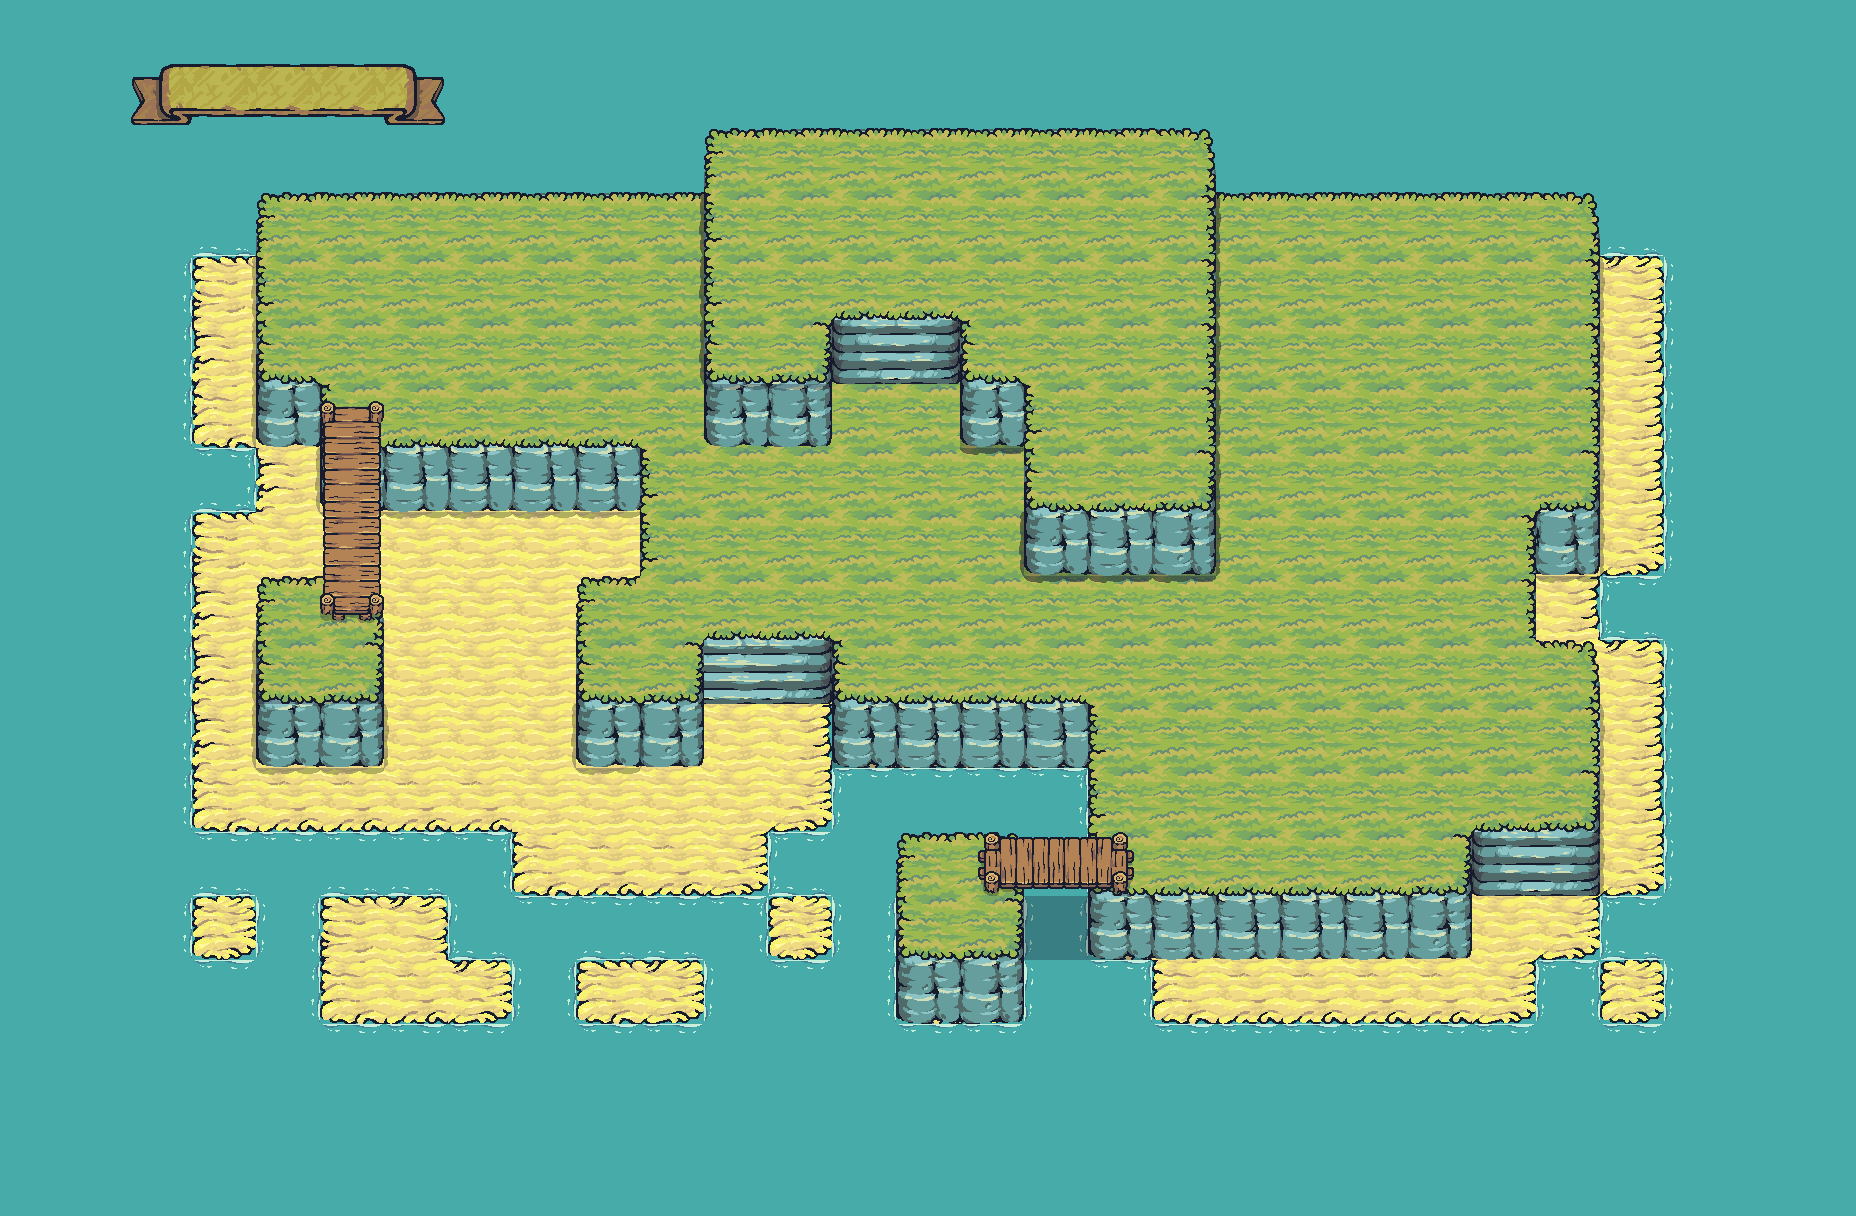

A level layout from a 2D game, rendered from its tile map. Below: a short description, then the map file with tile-grid data replaced by summaries:
An orthogonal 29x19 tile map with 64x64 px tiles, 21 tile layers (seat, land, right, left, ...), 3 hidden layers not drawn, 8 tilesets and 6 objects.

<map version="1.10" tiledversion="1.11.0" orientation="orthogonal" renderorder="right-down" width="29" height="19" tilewidth="64" tileheight="64" infinite="0" nextlayerid="53" nextobjectid="32">
 <editorsettings>
  <export target="map.json" format="json" />
 </editorsettings>
 <tileset firstgid="1" name="water" tilewidth="64" tileheight="64" tilecount="1" columns="1">
  <image source="../tiny-swords-update-010/Terrain/Water/Water.png" width="64" height="64" />
 </tileset>
 <tileset firstgid="2" name="land-flat" tilewidth="64" tileheight="64" tilecount="40" columns="10">
  <image source="../tiny-swords-update-010/Terrain/Ground/Tilemap_Flat.png" width="640" height="256" />
 </tileset>
 <tileset firstgid="42" name="land-elevation" tilewidth="64" tileheight="64" tilecount="32" columns="4">
  <image source="../tiny-swords-update-010/Terrain/Ground/Tilemap_Elevation.png" width="256" height="512" />
 </tileset>
 <tileset firstgid="74" name="shadows-ground" tilewidth="64" tileheight="64" tilecount="9" columns="3">
  <image source="../tiny-swords-update-010/Terrain/Ground/Shadows.png" width="192" height="192" />
 </tileset>
 <tileset firstgid="83" name="bridge" tilewidth="64" tileheight="64" tilecount="12" columns="3">
  <image source="../tiny-swords-update-010/Terrain/Bridge/Bridge_All.png" width="192" height="256" />
 </tileset>
 <tileset firstgid="95" name="foam" tilewidth="64" tileheight="64" tilecount="72" columns="24">
  <image source="../tiny-swords-update-010/Terrain/Water/Foam/Foam.png" width="1536" height="192" />
  <tile id="1">
   <animation>
    <frame tileid="1" duration="100" />
    <frame tileid="4" duration="100" />
    <frame tileid="7" duration="100" />
    <frame tileid="10" duration="100" />
    <frame tileid="13" duration="100" />
    <frame tileid="16" duration="100" />
    <frame tileid="19" duration="100" />
    <frame tileid="22" duration="100" />
   </animation>
  </tile>
  <tile id="24">
   <animation>
    <frame tileid="24" duration="100" />
    <frame tileid="27" duration="100" />
    <frame tileid="30" duration="100" />
    <frame tileid="33" duration="100" />
    <frame tileid="36" duration="100" />
    <frame tileid="39" duration="100" />
    <frame tileid="42" duration="100" />
    <frame tileid="45" duration="100" />
   </animation>
  </tile>
  <tile id="26">
   <animation>
    <frame tileid="26" duration="100" />
    <frame tileid="29" duration="100" />
    <frame tileid="32" duration="100" />
    <frame tileid="35" duration="100" />
    <frame tileid="38" duration="100" />
    <frame tileid="41" duration="100" />
    <frame tileid="44" duration="100" />
    <frame tileid="47" duration="100" />
   </animation>
  </tile>
  <tile id="49">
   <animation>
    <frame tileid="49" duration="100" />
    <frame tileid="52" duration="100" />
    <frame tileid="55" duration="100" />
    <frame tileid="58" duration="100" />
    <frame tileid="61" duration="100" />
    <frame tileid="64" duration="100" />
    <frame tileid="67" duration="100" />
    <frame tileid="70" duration="100" />
   </animation>
  </tile>
 </tileset>
 <tileset firstgid="167" name="invisible_wall" tilewidth="64" tileheight="64" tilecount="1" columns="1">
  <image source="../tiny-swords-update-010/Terrain/Other/invisible_wall.png" width="64" height="64" />
  <tile id="0">
   <properties>
    <property name="collider" type="bool" value="true" />
   </properties>
  </tile>
 </tileset>
 <tileset firstgid="168" name="Ribbon_Yellow_3Slides" tilewidth="64" tileheight="64" tilecount="3" columns="3">
  <image source="../tiny-swords-update-010/UI/Ribbons/Ribbon_Yellow_3Slides.png" width="192" height="64" />
 </tileset>
 <group id="15" name="floor-0">
  <layer id="1" name="seat" width="29" height="19" locked="1">
   <data>[551 cells, 551 non-empty, 1 distinct tile ids]</data>
  </layer>
  <layer id="2" name="land" width="29" height="19" locked="1">
   <data>[551 cells, 242 non-empty, 12 distinct tile ids]</data>
  </layer>
  <group id="17" name="foam" locked="1">
   <layer id="20" name="right" width="29" height="19" locked="1">
    <data>[551 cells, 22 non-empty, 1 distinct tile ids]</data>
   </layer>
   <layer id="19" name="left" width="29" height="19" locked="1">
    <data>[551 cells, 22 non-empty, 1 distinct tile ids]</data>
   </layer>
   <layer id="16" name="bottom" width="29" height="19" locked="1">
    <data>[551 cells, 37 non-empty, 2 distinct tile ids]</data>
   </layer>
   <layer id="18" name="top" width="29" height="19" locked="1">
    <data>[551 cells, 35 non-empty, 1 distinct tile ids]</data>
   </layer>
  </group>
  <group id="7" name="elevation">
   <layer id="6" name="elevation" width="29" height="19">
    <data>[551 cells, 44 non-empty, 7 distinct tile ids]</data>
   </layer>
   <layer id="8" name="grass" width="29" height="19">
    <data>[551 cells, 24 non-empty, 5 distinct tile ids]</data>
   </layer>
   <layer id="10" name="stairs" width="29" height="19">
    <data>[551 cells, 4 non-empty, 3 distinct tile ids]</data>
   </layer>
  </group>
 </group>
 <group id="23" name="floor-1">
  <layer id="24" name="shadows" width="29" height="19">
   <data>[551 cells, 167 non-empty, 5 distinct tile ids]</data>
  </layer>
  <layer id="25" name="elevation" width="29" height="19">
   <data>[551 cells, 166 non-empty, 12 distinct tile ids]</data>
  </layer>
  <layer id="26" name="grass" width="29" height="19">
   <data>[551 cells, 163 non-empty, 9 distinct tile ids]</data>
  </layer>
  <layer id="27" name="bridges" width="29" height="19">
   <data>[551 cells, 7 non-empty, 6 distinct tile ids]</data>
  </layer>
  <group id="39" name="elevation" locked="1">
   <layer id="40" name="shadows" width="29" height="19">
    <data>[551 cells, 48 non-empty, 4 distinct tile ids]</data>
   </layer>
   <layer id="41" name="elevation" width="29" height="19" locked="1">
    <data>[551 cells, 44 non-empty, 12 distinct tile ids]</data>
   </layer>
   <layer id="42" name="grass" width="29" height="19" locked="1">
    <data>[551 cells, 36 non-empty, 9 distinct tile ids]</data>
   </layer>
   <layer id="43" name="stairs" width="29" height="19" locked="1">
    <data>[551 cells, 2 non-empty, 2 distinct tile ids]</data>
   </layer>
  </group>
 </group>
 <group id="13" name="floor-2" locked="1">
  <layer id="12" name="shadows" width="29" height="19">
   <data>[551 cells, 30 non-empty, 4 distinct tile ids]</data>
  </layer>
  <layer id="11" name="elevation" width="29" height="19">
   <data>[551 cells, 22 non-empty, 7 distinct tile ids]</data>
  </layer>
  <layer id="21" name="grass" width="29" height="19">
   <data>[551 cells, 22 non-empty, 7 distinct tile ids]</data>
  </layer>
 </group>
 <layer id="22" name="limits-floor-0" width="29" height="19" visible="0">
  <data>[551 cells, 60 non-empty, 1 distinct tile ids]</data>
 </layer>
 <layer id="37" name="limits-floor-1" width="29" height="19" visible="0" locked="1">
  <data>[551 cells, 103 non-empty, 1 distinct tile ids]</data>
 </layer>
 <layer id="49" name="limits-floor-2" width="29" height="19" visible="0">
  <data>[551 cells, 32 non-empty, 1 distinct tile ids]</data>
 </layer>
 <objectgroup id="35" name="enabled-limits-floor-0">
  <object id="1" x="703.216" y="640.461" width="123.663" height="125.508" />
  <object id="17" x="1471.03" y="830.57" width="127.354" height="125.508" />
 </objectgroup>
 <objectgroup id="36" name="enabled-limits-floor-1">
  <object id="6" x="705.061" y="514.953" width="121.817" height="121.817" />
  <object id="15" x="1471.03" y="699.524" width="125.508" height="125.508" />
  <object id="24" x="837.143" y="317.143" width="120" height="120" />
 </objectgroup>
 <objectgroup id="52" name="enabled-limits-floor-2">
  <object id="22" x="836.49" y="196.382" width="121.817" height="121.817" />
 </objectgroup>
 <layer id="38" name="title" width="29" height="19" locked="1">
  <data>[551 cells, 5 non-empty, 3 distinct tile ids]</data>
 </layer>
</map>
